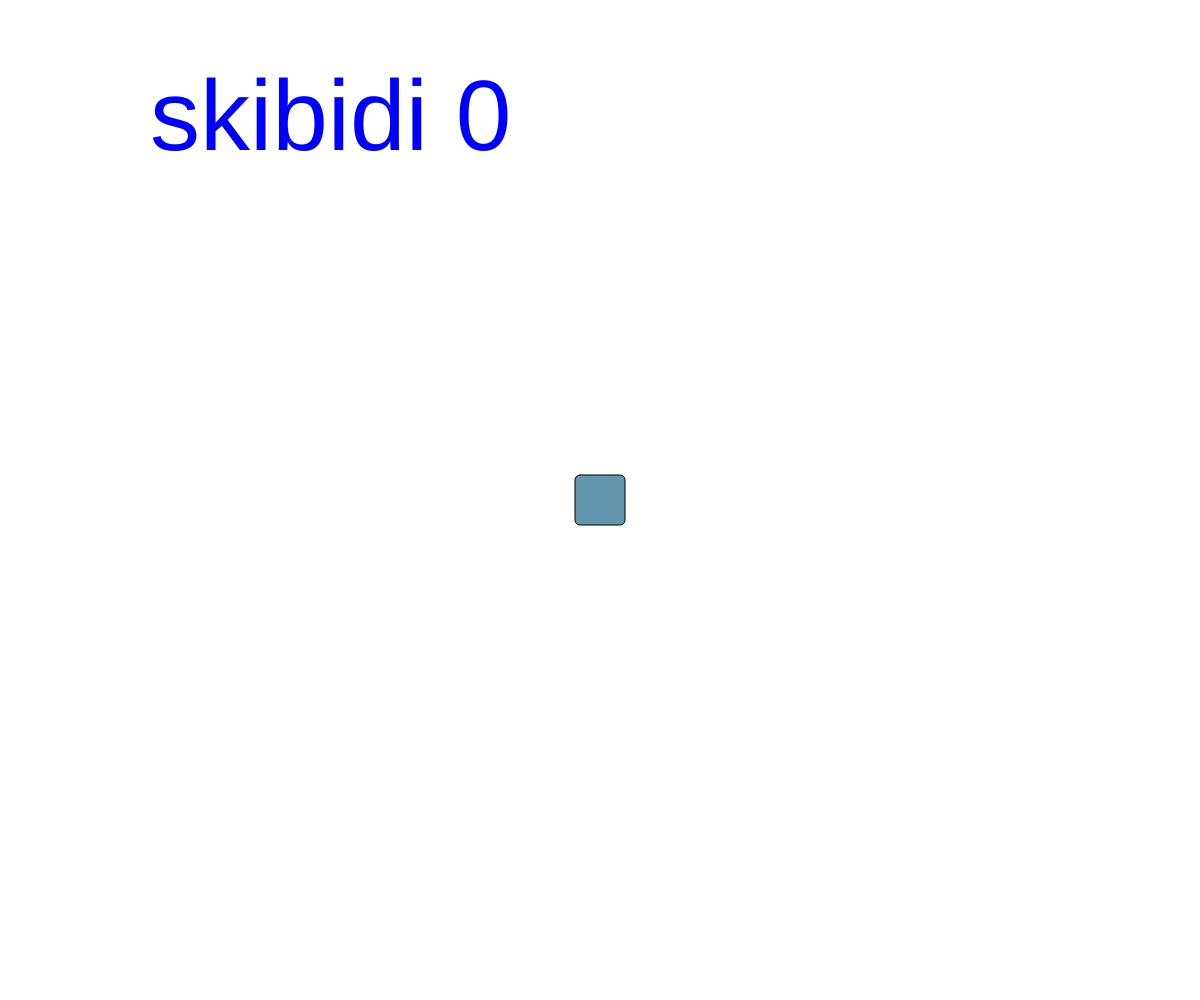
Frame 1 (no input)
Frame 60 (no input): identical to frame 1, image omitted
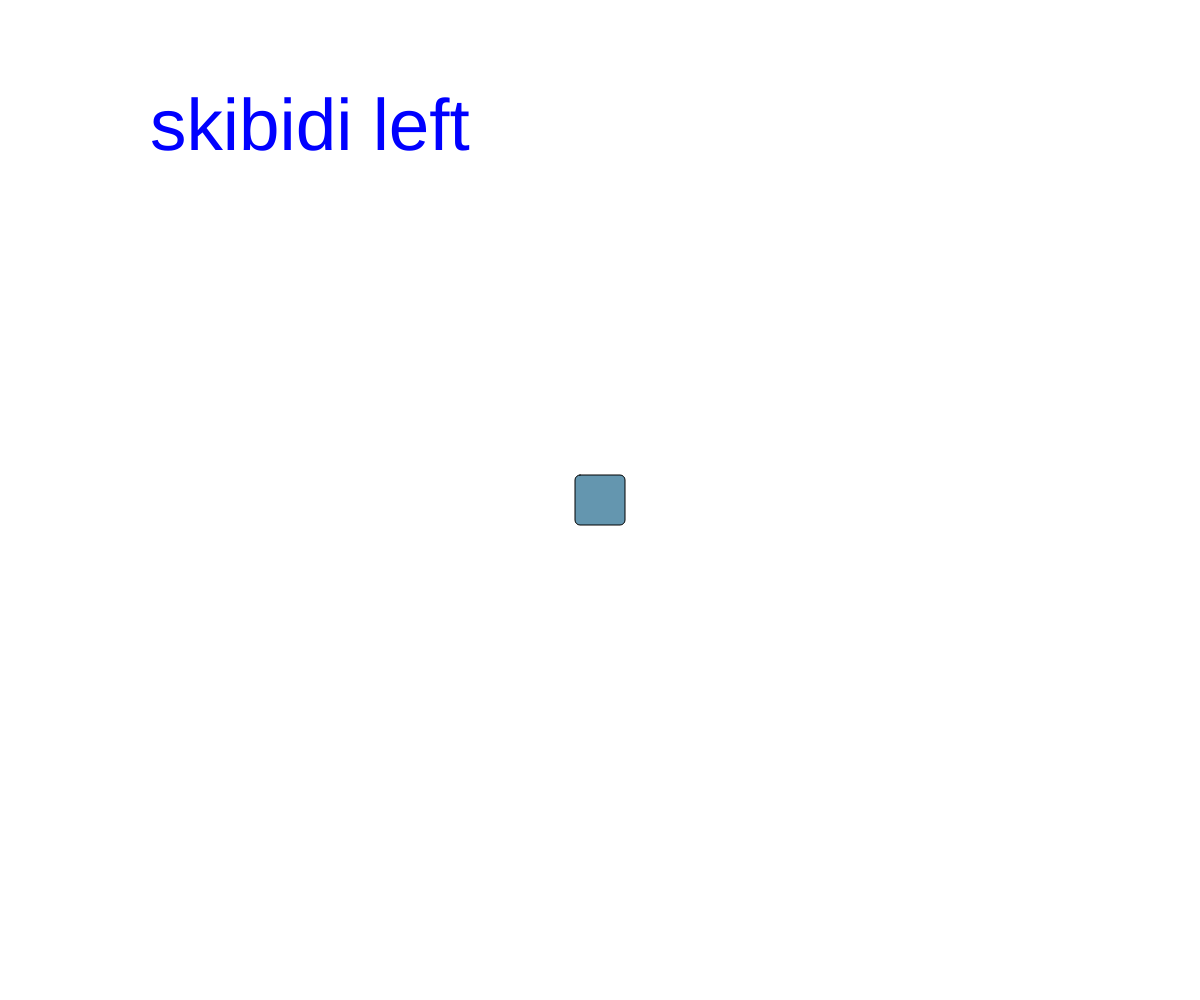
Frame 120 (the mouse pressed at the canvas centre since frame 60)

The p5.js sketch that drew these frames (run headless with seeded random() and noise() and a simulated clock; from frame 60 on, the mouse is pressed at the canvas centre):

// p5.js sketch
// ── sketch.js
// User Events
// Ethan Meachem
// 2/7/2025

//global variable declaration
//define your globals here
//you can only store primitive/simple data at this point

let tSize = 100; 
let x; //declaration only (SCOPEEE)
let y;



function setup() {
  createCanvas(windowWidth, windowHeight);

  x = width/2
  y= height/2
  rectMode(CENTER)
}

function draw() {
  background(255);
  print("Current frame: " + frameCount); //sends to console
  fill("Blue")
  textSize(tSize)
  text("skibidi " + mouseButton, 150, 150);// needs coordinate where to put text
  



  //KEYBOARD
  fill(100,150,175)
  square(x, y, 50, 5)

  if(keyIsDown(65)){
    x=x-5
  }
  if(keyIsDown(68)){
    x=x+5
  }
  if(keyIsDown(87)){
    y=y-5
  }
  if(keyIsDown(83)){
    y=y+5
  }
}


function mousePressed(){
  //called auto DO NOT CALL ON OWN
  tSize=random(5,100)
}
